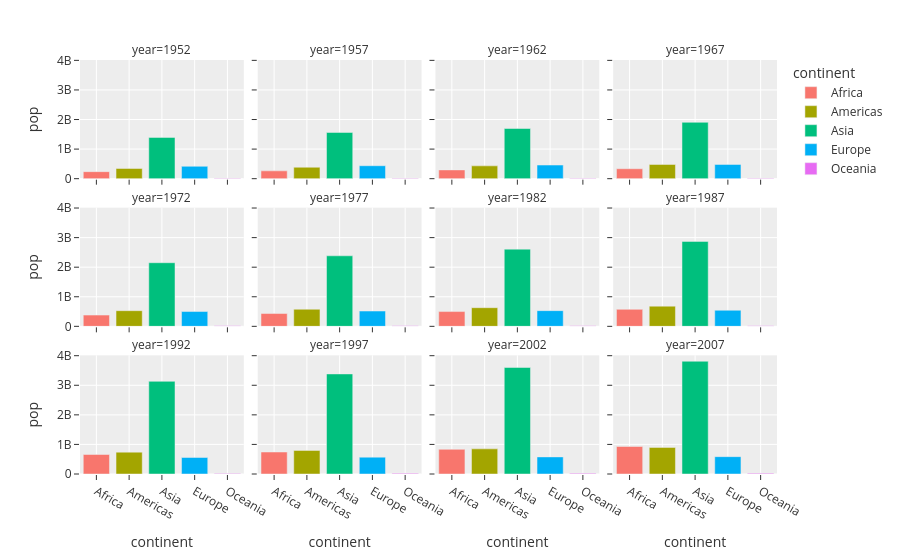

This figure's notebook cell:
### Code cell
fig = px.bar(year_con_df , x = "continent" , y = 'pop' , color = 'continent' , template = 'ggplot2' , facet_col='year' , facet_col_wrap=4)
fig.show()

### Figure 1 — Plotly figure (JSON) as saved in the notebook; plotly's stock layout.template omitted (floating-point values rounded to 4 significant figures)
{"data": [{"hovertemplate": "continent=%{x}<br>year=1952<br>pop=%{y}<extra></extra>", "legendgroup": "Africa", "marker": {"color": "#F8766D", "pattern": {"shape": ""}}, "name": "Africa", "orientation": "v", "showlegend": true, "textposition": "auto", "type": "bar", "x": ["Africa"], "xaxis": "x9", "y": [237640501], "yaxis": "y9"}, {"hovertemplate": "continent=%{x}<br>year=1957<br>pop=%{y}<extra></extra>", "legendgroup": "Africa", "marker": {"color": "#F8766D", "pattern": {"shape": ""}}, "name": "Africa", "orientation": "v", "showlegend": false, "textposition": "auto", "type": "bar", "x": ["Africa"], "xaxis": "x10", "y": [264837738], "yaxis": "y10"}, {"hovertemplate": "continent=%{x}<br>year=1962<br>pop=%{y}<extra></extra>", "legendgroup": "Africa", "marker": {"color": "#F8766D", "pattern": {"shape": ""}}, "name": "Africa", "orientation": "v", "showlegend": false, "textposition": "auto", "type": "bar", "x": ["Africa"], "xaxis": "x11", "y": [296516865], "yaxis": "y11"}, {"hovertemplate": "continent=%{x}<br>year=1967<br>pop=%{y}<extra></extra>", "legendgroup": "Africa", "marker": {"color": "#F8766D", "pattern": {"shape": ""}}, "name": "Africa", "orientation": "v", "showlegend": false, "textposition": "auto", "type": "bar", "x": ["Africa"], "xaxis": "x12", "y": [335289489], "yaxis": "y12"}, {"hovertemplate": "continent=%{x}<br>year=1972<br>pop=%{y}<extra></extra>", "legendgroup": "Africa", "marker": {"color": "#F8766D", "pattern": {"shape": ""}}, "name": "Africa", "orientation": "v", "showlegend": false, "textposition": "auto", "type": "bar", "x": ["Africa"], "xaxis": "x5", "y": [379879541], "yaxis": "y5"}, {"hovertemplate": "continent=%{x}<br>year=1977<br>pop=%{y}<extra></extra>", "legendgroup": "Africa", "marker": {"color": "#F8766D", "pattern": {"shape": ""}}, "name": "Africa", "orientation": "v", "showlegend": false, "textposition": "auto", "type": "bar", "x": ["Africa"], "xaxis": "x6", "y": [433061021], "yaxis": "y6"}, {"hovertemplate": "continent=%{x}<br>year=1982<br>pop=%{y}<extra></extra>", "legendgroup": "Africa", "marker": {"color": "#F8766D", "pattern": {"shape": ""}}, "name": "Africa", "orientation": "v", "showlegend": false, "textposition": "auto", "type": "bar", "x": ["Africa"], "xaxis": "x7", "y": [499348587], "yaxis": "y7"}, {"hovertemplate": "continent=%{x}<br>year=1987<br>pop=%{y}<extra></extra>", "legendgroup": "Africa", "marker": {"color": "#F8766D", "pattern": {"shape": ""}}, "name": "Africa", "orientation": "v", "showlegend": false, "textposition": "auto", "type": "bar", "x": ["Africa"], "xaxis": "x8", "y": [574834110], "yaxis": "y8"}, {"hovertemplate": "continent=%{x}<br>year=1992<br>pop=%{y}<extra></extra>", "legendgroup": "Africa", "marker": {"color": "#F8766D", "pattern": {"shape": ""}}, "name": "Africa", "orientation": "v", "showlegend": false, "textposition": "auto", "type": "bar", "x": ["Africa"], "xaxis": "x", "y": [659081517], "yaxis": "y"}, {"hovertemplate": "continent=%{x}<br>year=1997<br>pop=%{y}<extra></extra>", "legendgroup": "Africa", "marker": {"color": "#F8766D", "pattern": {"shape": ""}}, "name": "Africa", "orientation": "v", "showlegend": false, "textposition": "auto", "type": "bar", "x": ["Africa"], "xaxis": "x2", "y": [743832984], "yaxis": "y2"}, {"hovertemplate": "continent=%{x}<br>year=2002<br>pop=%{y}<extra></extra>", "legendgroup": "Africa", "marker": {"color": "#F8766D", "pattern": {"shape": ""}}, "name": "Africa", "orientation": "v", "showlegend": false, "textposition": "auto", "type": "bar", "x": ["Africa"], "xaxis": "x3", "y": [833723916], "yaxis": "y3"}, {"hovertemplate": "continent=%{x}<br>year=2007<br>pop=%{y}<extra></extra>", "legendgroup": "Africa", "marker": {"color": "#F8766D", "pattern": {"shape": ""}}, "name": "Africa", "orientation": "v", "showlegend": false, "textposition": "auto", "type": "bar", "x": ["Africa"], "xaxis": "x4", "y": [929539692], "yaxis": "y4"}, {"hovertemplate": "continent=%{x}<br>year=1952<br>pop=%{y}<extra></extra>", "legendgroup": "Americas", "marker": {"color": "#A3A500", "pattern": {"shape": ""}}, "name": "Americas", "orientation": "v", "showlegend": true, "textposition": "auto", "type": "bar", "x": ["Americas"], "xaxis": "x9", "y": [345152446], "yaxis": "y9"}, {"hovertemplate": "continent=%{x}<br>year=1957<br>pop=%{y}<extra></extra>", "legendgroup": "Americas", "marker": {"color": "#A3A500", "pattern": {"shape": ""}}, "name": "Americas", "orientation": "v", "showlegend": false, "textposition": "auto", "type": "bar", "x": ["Americas"], "xaxis": "x10", "y": [386953916], "yaxis": "y10"}, {"hovertemplate": "continent=%{x}<br>year=1962<br>pop=%{y}<extra></extra>", "legendgroup": "Americas", "marker": {"color": "#A3A500", "pattern": {"shape": ""}}, "name": "Americas", "orientation": "v", "showlegend": false, "textposition": "auto", "type": "bar", "x": ["Americas"], "xaxis": "x11", "y": [433270254], "yaxis": "y11"}, {"hovertemplate": "continent=%{x}<br>year=1967<br>pop=%{y}<extra></extra>", "legendgroup": "Americas", "marker": {"color": "#A3A500", "pattern": {"shape": ""}}, "name": "Americas", "orientation": "v", "showlegend": false, "textposition": "auto", "type": "bar", "x": ["Americas"], "xaxis": "x12", "y": [480746623], "yaxis": "y12"}, {"hovertemplate": "continent=%{x}<br>year=1972<br>pop=%{y}<extra></extra>", "legendgroup": "Americas", "marker": {"color": "#A3A500", "pattern": {"shape": ""}}, "name": "Americas", "orientation": "v", "showlegend": false, "textposition": "auto", "type": "bar", "x": ["Americas"], "xaxis": "x5", "y": [529384210], "yaxis": "y5"}, {"hovertemplate": "continent=%{x}<br>year=1977<br>pop=%{y}<extra></extra>", "legendgroup": "Americas", "marker": {"color": "#A3A500", "pattern": {"shape": ""}}, "name": "Americas", "orientation": "v", "showlegend": false, "textposition": "auto", "type": "bar", "x": ["Americas"], "xaxis": "x6", "y": [578067699], "yaxis": "y6"}, {"hovertemplate": "continent=%{x}<br>year=1982<br>pop=%{y}<extra></extra>", "legendgroup": "Americas", "marker": {"color": "#A3A500", "pattern": {"shape": ""}}, "name": "Americas", "orientation": "v", "showlegend": false, "textposition": "auto", "type": "bar", "x": ["Americas"], "xaxis": "x7", "y": [630290920], "yaxis": "y7"}, {"hovertemplate": "continent=%{x}<br>year=1987<br>pop=%{y}<extra></extra>", "legendgroup": "Americas", "marker": {"color": "#A3A500", "pattern": {"shape": ""}}, "name": "Americas", "orientation": "v", "showlegend": false, "textposition": "auto", "type": "bar", "x": ["Americas"], "xaxis": "x8", "y": [682753971], "yaxis": "y8"}, {"hovertemplate": "continent=%{x}<br>year=1992<br>pop=%{y}<extra></extra>", "legendgroup": "Americas", "marker": {"color": "#A3A500", "pattern": {"shape": ""}}, "name": "Americas", "orientation": "v", "showlegend": false, "textposition": "auto", "type": "bar", "x": ["Americas"], "xaxis": "x", "y": [739274104], "yaxis": "y"}, {"hovertemplate": "continent=%{x}<br>year=1997<br>pop=%{y}<extra></extra>", "legendgroup": "Americas", "marker": {"color": "#A3A500", "pattern": {"shape": ""}}, "name": "Americas", "orientation": "v", "showlegend": false, "textposition": "auto", "type": "bar", "x": ["Americas"], "xaxis": "x2", "y": [796900410], "yaxis": "y2"}, {"hovertemplate": "continent=%{x}<br>year=2002<br>pop=%{y}<extra></extra>", "legendgroup": "Americas", "marker": {"color": "#A3A500", "pattern": {"shape": ""}}, "name": "Americas", "orientation": "v", "showlegend": false, "textposition": "auto", "type": "bar", "x": ["Americas"], "xaxis": "x3", "y": [849772762], "yaxis": "y3"}, {"hovertemplate": "continent=%{x}<br>year=2007<br>pop=%{y}<extra></extra>", "legendgroup": "Americas", "marker": {"color": "#A3A500", "pattern": {"shape": ""}}, "name": "Americas", "orientation": "v", "showlegend": false, "textposition": "auto", "type": "bar", "x": ["Americas"], "xaxis": "x4", "y": [898871184], "yaxis": "y4"}, {"hovertemplate": "continent=%{x}<br>year=1952<br>pop=%{y}<extra></extra>", "legendgroup": "Asia", "marker": {"color": "#00BF7D", "pattern": {"shape": ""}}, "name": "Asia", "orientation": "v", "showlegend": true, "textposition": "auto", "type": "bar", "x": ["Asia"], "xaxis": "x9", "y": [1395357351], "yaxis": "y9"}, {"hovertemplate": "continent=%{x}<br>year=1957<br>pop=%{y}<extra></extra>", "legendgroup": "Asia", "marker": {"color": "#00BF7D", "pattern": {"shape": ""}}, "name": "Asia", "orientation": "v", "showlegend": false, "textposition": "auto", "type": "bar", "x": ["Asia"], "xaxis": "x10", "y": [1562780599], "yaxis": "y10"}, {"hovertemplate": "continent=%{x}<br>year=1962<br>pop=%{y}<extra></extra>", "legendgroup": "Asia", "marker": {"color": "#00BF7D", "pattern": {"shape": ""}}, "name": "Asia", "orientation": "v", "showlegend": false, "textposition": "auto", "type": "bar", "x": ["Asia"], "xaxis": "x11", "y": [1696357182], "yaxis": "y11"}, {"hovertemplate": "continent=%{x}<br>year=1967<br>pop=%{y}<extra></extra>", "legendgroup": "Asia", "marker": {"color": "#00BF7D", "pattern": {"shape": ""}}, "name": "Asia", "orientation": "v", "showlegend": false, "textposition": "auto", "type": "bar", "x": ["Asia"], "xaxis": "x12", "y": [1905662900], "yaxis": "y12"}, {"hovertemplate": "continent=%{x}<br>year=1972<br>pop=%{y}<extra></extra>", "legendgroup": "Asia", "marker": {"color": "#00BF7D", "pattern": {"shape": ""}}, "name": "Asia", "orientation": "v", "showlegend": false, "textposition": "auto", "type": "bar", "x": ["Asia"], "xaxis": "x5", "y": [2150972248], "yaxis": "y5"}, {"hovertemplate": "continent=%{x}<br>year=1977<br>pop=%{y}<extra></extra>", "legendgroup": "Asia", "marker": {"color": "#00BF7D", "pattern": {"shape": ""}}, "name": "Asia", "orientation": "v", "showlegend": false, "textposition": "auto", "type": "bar", "x": ["Asia"], "xaxis": "x6", "y": [2384513556], "yaxis": "y6"}, {"hovertemplate": "continent=%{x}<br>year=1982<br>pop=%{y}<extra></extra>", "legendgroup": "Asia", "marker": {"color": "#00BF7D", "pattern": {"shape": ""}}, "name": "Asia", "orientation": "v", "showlegend": false, "textposition": "auto", "type": "bar", "x": ["Asia"], "xaxis": "x7", "y": [2610135582], "yaxis": "y7"}, {"hovertemplate": "continent=%{x}<br>year=1987<br>pop=%{y}<extra></extra>", "legendgroup": "Asia", "marker": {"color": "#00BF7D", "pattern": {"shape": ""}}, "name": "Asia", "orientation": "v", "showlegend": false, "textposition": "auto", "type": "bar", "x": ["Asia"], "xaxis": "x8", "y": [2871220762], "yaxis": "y8"}, {"hovertemplate": "continent=%{x}<br>year=1992<br>pop=%{y}<extra></extra>", "legendgroup": "Asia", "marker": {"color": "#00BF7D", "pattern": {"shape": ""}}, "name": "Asia", "orientation": "v", "showlegend": false, "textposition": "auto", "type": "bar", "x": ["Asia"], "xaxis": "x", "y": [3133292191], "yaxis": "y"}, {"hovertemplate": "continent=%{x}<br>year=1997<br>pop=%{y}<extra></extra>", "legendgroup": "Asia", "marker": {"color": "#00BF7D", "pattern": {"shape": ""}}, "name": "Asia", "orientation": "v", "showlegend": false, "textposition": "auto", "type": "bar", "x": ["Asia"], "xaxis": "x2", "y": [3383285500], "yaxis": "y2"}, {"hovertemplate": "continent=%{x}<br>year=2002<br>pop=%{y}<extra></extra>", "legendgroup": "Asia", "marker": {"color": "#00BF7D", "pattern": {"shape": ""}}, "name": "Asia", "orientation": "v", "showlegend": false, "textposition": "auto", "type": "bar", "x": ["Asia"], "xaxis": "x3", "y": [3601802203], "yaxis": "y3"}, {"hovertemplate": "continent=%{x}<br>year=2007<br>pop=%{y}<extra></extra>", "legendgroup": "Asia", "marker": {"color": "#00BF7D", "pattern": {"shape": ""}}, "name": "Asia", "orientation": "v", "showlegend": false, "textposition": "auto", "type": "bar", "x": ["Asia"], "xaxis": "x4", "y": [3811953827], "yaxis": "y4"}, {"hovertemplate": "continent=%{x}<br>year=1952<br>pop=%{y}<extra></extra>", "legendgroup": "Europe", "marker": {"color": "#00B0F6", "pattern": {"shape": ""}}, "name": "Europe", "orientation": "v", "showlegend": true, "textposition": "auto", "type": "bar", "x": ["Europe"], "xaxis": "x9", "y": [418120846], "yaxis": "y9"}, {"hovertemplate": "continent=%{x}<br>year=1957<br>pop=%{y}<extra></extra>", "legendgroup": "Europe", "marker": {"color": "#00B0F6", "pattern": {"shape": ""}}, "name": "Europe", "orientation": "v", "showlegend": false, "textposition": "auto", "type": "bar", "x": ["Europe"], "xaxis": "x10", "y": [437890351], "yaxis": "y10"}, {"hovertemplate": "continent=%{x}<br>year=1962<br>pop=%{y}<extra></extra>", "legendgroup": "Europe", "marker": {"color": "#00B0F6", "pattern": {"shape": ""}}, "name": "Europe", "orientation": "v", "showlegend": false, "textposition": "auto", "type": "bar", "x": ["Europe"], "xaxis": "x11", "y": [460355155], "yaxis": "y11"}, {"hovertemplate": "continent=%{x}<br>year=1967<br>pop=%{y}<extra></extra>", "legendgroup": "Europe", "marker": {"color": "#00B0F6", "pattern": {"shape": ""}}, "name": "Europe", "orientation": "v", "showlegend": false, "textposition": "auto", "type": "bar", "x": ["Europe"], "xaxis": "x12", "y": [481178958], "yaxis": "y12"}, {"hovertemplate": "continent=%{x}<br>year=1972<br>pop=%{y}<extra></extra>", "legendgroup": "Europe", "marker": {"color": "#00B0F6", "pattern": {"shape": ""}}, "name": "Europe", "orientation": "v", "showlegend": false, "textposition": "auto", "type": "bar", "x": ["Europe"], "xaxis": "x5", "y": [500635059], "yaxis": "y5"}, {"hovertemplate": "continent=%{x}<br>year=1977<br>pop=%{y}<extra></extra>", "legendgroup": "Europe", "marker": {"color": "#00B0F6", "pattern": {"shape": ""}}, "name": "Europe", "orientation": "v", "showlegend": false, "textposition": "auto", "type": "bar", "x": ["Europe"], "xaxis": "x6", "y": [517164531], "yaxis": "y6"}, {"hovertemplate": "continent=%{x}<br>year=1982<br>pop=%{y}<extra></extra>", "legendgroup": "Europe", "marker": {"color": "#00B0F6", "pattern": {"shape": ""}}, "name": "Europe", "orientation": "v", "showlegend": false, "textposition": "auto", "type": "bar", "x": ["Europe"], "xaxis": "x7", "y": [531266901], "yaxis": "y7"}, {"hovertemplate": "continent=%{x}<br>year=1987<br>pop=%{y}<extra></extra>", "legendgroup": "Europe", "marker": {"color": "#00B0F6", "pattern": {"shape": ""}}, "name": "Europe", "orientation": "v", "showlegend": false, "textposition": "auto", "type": "bar", "x": ["Europe"], "xaxis": "x8", "y": [543094160], "yaxis": "y8"}, {"hovertemplate": "continent=%{x}<br>year=1992<br>pop=%{y}<extra></extra>", "legendgroup": "Europe", "marker": {"color": "#00B0F6", "pattern": {"shape": ""}}, "name": "Europe", "orientation": "v", "showlegend": false, "textposition": "auto", "type": "bar", "x": ["Europe"], "xaxis": "x", "y": [558142797], "yaxis": "y"}, {"hovertemplate": "continent=%{x}<br>year=1997<br>pop=%{y}<extra></extra>", "legendgroup": "Europe", "marker": {"color": "#00B0F6", "pattern": {"shape": ""}}, "name": "Europe", "orientation": "v", "showlegend": false, "textposition": "auto", "type": "bar", "x": ["Europe"], "xaxis": "x2", "y": [568944148], "yaxis": "y2"}, {"hovertemplate": "continent=%{x}<br>year=2002<br>pop=%{y}<extra></extra>", "legendgroup": "Europe", "marker": {"color": "#00B0F6", "pattern": {"shape": ""}}, "name": "Europe", "orientation": "v", "showlegend": false, "textposition": "auto", "type": "bar", "x": ["Europe"], "xaxis": "x3", "y": [578223869], "yaxis": "y3"}, {"hovertemplate": "continent=%{x}<br>year=2007<br>pop=%{y}<extra></extra>", "legendgroup": "Europe", "marker": {"color": "#00B0F6", "pattern": {"shape": ""}}, "name": "Europe", "orientation": "v", "showlegend": false, "textposition": "auto", "type": "bar", "x": ["Europe"], "xaxis": "x4", "y": [586098529], "yaxis": "y4"}, {"hovertemplate": "continent=%{x}<br>year=1952<br>pop=%{y}<extra></extra>", "legendgroup": "Oceania", "marker": {"color": "#E76BF3", "pattern": {"shape": ""}}, "name": "Oceania", "orientation": "v", "showlegend": true, "textposition": "auto", "type": "bar", "x": ["Oceania"], "xaxis": "x9", "y": [10686006], "yaxis": "y9"}, {"hovertemplate": "continent=%{x}<br>year=1957<br>pop=%{y}<extra></extra>", "legendgroup": "Oceania", "marker": {"color": "#E76BF3", "pattern": {"shape": ""}}, "name": "Oceania", "orientation": "v", "showlegend": false, "textposition": "auto", "type": "bar", "x": ["Oceania"], "xaxis": "x10", "y": [11941976], "yaxis": "y10"}, {"hovertemplate": "continent=%{x}<br>year=1962<br>pop=%{y}<extra></extra>", "legendgroup": "Oceania", "marker": {"color": "#E76BF3", "pattern": {"shape": ""}}, "name": "Oceania", "orientation": "v", "showlegend": false, "textposition": "auto", "type": "bar", "x": ["Oceania"], "xaxis": "x11", "y": [13283518], "yaxis": "y11"}, {"hovertemplate": "continent=%{x}<br>year=1967<br>pop=%{y}<extra></extra>", "legendgroup": "Oceania", "marker": {"color": "#E76BF3", "pattern": {"shape": ""}}, "name": "Oceania", "orientation": "v", "showlegend": false, "textposition": "auto", "type": "bar", "x": ["Oceania"], "xaxis": "x12", "y": [14600414], "yaxis": "y12"}, {"hovertemplate": "continent=%{x}<br>year=1972<br>pop=%{y}<extra></extra>", "legendgroup": "Oceania", "marker": {"color": "#E76BF3", "pattern": {"shape": ""}}, "name": "Oceania", "orientation": "v", "showlegend": false, "textposition": "auto", "type": "bar", "x": ["Oceania"], "xaxis": "x5", "y": [16106100], "yaxis": "y5"}, {"hovertemplate": "continent=%{x}<br>year=1977<br>pop=%{y}<extra></extra>", "legendgroup": "Oceania", "marker": {"color": "#E76BF3", "pattern": {"shape": ""}}, "name": "Oceania", "orientation": "v", "showlegend": false, "textposition": "auto", "type": "bar", "x": ["Oceania"], "xaxis": "x6", "y": [17239000], "yaxis": "y6"}, {"hovertemplate": "continent=%{x}<br>year=1982<br>pop=%{y}<extra></extra>", "legendgroup": "Oceania", "marker": {"color": "#E76BF3", "pattern": {"shape": ""}}, "name": "Oceania", "orientation": "v", "showlegend": false, "textposition": "auto", "type": "bar", "x": ["Oceania"], "xaxis": "x7", "y": [18394850], "yaxis": "y7"}, {"hovertemplate": "continent=%{x}<br>year=1987<br>pop=%{y}<extra></extra>", "legendgroup": "Oceania", "marker": {"color": "#E76BF3", "pattern": {"shape": ""}}, "name": "Oceania", "orientation": "v", "showlegend": false, "textposition": "auto", "type": "bar", "x": ["Oceania"], "xaxis": "x8", "y": [19574415], "yaxis": "y8"}, {"hovertemplate": "continent=%{x}<br>year=1992<br>pop=%{y}<extra></extra>", "legendgroup": "Oceania", "marker": {"color": "#E76BF3", "pattern": {"shape": ""}}, "name": "Oceania", "orientation": "v", "showlegend": false, "textposition": "auto", "type": "bar", "x": ["Oceania"], "xaxis": "x", "y": [20919651], "yaxis": "y"}, {"hovertemplate": "continent=%{x}<br>year=1997<br>pop=%{y}<extra></extra>", "legendgroup": "Oceania", "marker": {"color": "#E76BF3", "pattern": {"shape": ""}}, "name": "Oceania", "orientation": "v", "showlegend": false, "textposition": "auto", "type": "bar", "x": ["Oceania"], "xaxis": "x2", "y": [22241430], "yaxis": "y2"}, {"hovertemplate": "continent=%{x}<br>year=2002<br>pop=%{y}<extra></extra>", "legendgroup": "Oceania", "marker": {"color": "#E76BF3", "pattern": {"shape": ""}}, "name": "Oceania", "orientation": "v", "showlegend": false, "textposition": "auto", "type": "bar", "x": ["Oceania"], "xaxis": "x3", "y": [23454829], "yaxis": "y3"}, {"hovertemplate": "continent=%{x}<br>year=2007<br>pop=%{y}<extra></extra>", "legendgroup": "Oceania", "marker": {"color": "#E76BF3", "pattern": {"shape": ""}}, "name": "Oceania", "orientation": "v", "showlegend": false, "textposition": "auto", "type": "bar", "x": ["Oceania"], "xaxis": "x4", "y": [24549947], "yaxis": "y4"}], "layout": {"annotations": [{"font": {}, "showarrow": false, "text": "year=1992", "x": 0.1175, "xanchor": "center", "xref": "paper", "y": 0.2867, "yanchor": "bottom", "yref": "paper"}, {"font": {}, "showarrow": false, "text": "year=1997", "x": 0.3725, "xanchor": "center", "xref": "paper", "y": 0.2867, "yanchor": "bottom", "yref": "paper"}, {"font": {}, "showarrow": false, "text": "year=2002", "x": 0.6275, "xanchor": "center", "xref": "paper", "y": 0.2867, "yanchor": "bottom", "yref": "paper"}, {"font": {}, "showarrow": false, "text": "year=2007", "x": 0.8825, "xanchor": "center", "xref": "paper", "y": 0.2867, "yanchor": "bottom", "yref": "paper"}, {"font": {}, "showarrow": false, "text": "year=1972", "x": 0.1175, "xanchor": "center", "xref": "paper", "y": 0.6433, "yanchor": "bottom", "yref": "paper"}, {"font": {}, "showarrow": false, "text": "year=1977", "x": 0.3725, "xanchor": "center", "xref": "paper", "y": 0.6433, "yanchor": "bottom", "yref": "paper"}, {"font": {}, "showarrow": false, "text": "year=1982", "x": 0.6275, "xanchor": "center", "xref": "paper", "y": 0.6433, "yanchor": "bottom", "yref": "paper"}, {"font": {}, "showarrow": false, "text": "year=1987", "x": 0.8825, "xanchor": "center", "xref": "paper", "y": 0.6433, "yanchor": "bottom", "yref": "paper"}, {"font": {}, "showarrow": false, "text": "year=1952", "x": 0.1175, "xanchor": "center", "xref": "paper", "y": 1.0, "yanchor": "bottom", "yref": "paper"}, {"font": {}, "showarrow": false, "text": "year=1957", "x": 0.3725, "xanchor": "center", "xref": "paper", "y": 1.0, "yanchor": "bottom", "yref": "paper"}, {"font": {}, "showarrow": false, "text": "year=1962", "x": 0.6275, "xanchor": "center", "xref": "paper", "y": 1.0, "yanchor": "bottom", "yref": "paper"}, {"font": {}, "showarrow": false, "text": "year=1967", "x": 0.8825, "xanchor": "center", "xref": "paper", "y": 1.0, "yanchor": "bottom", "yref": "paper"}], "barmode": "relative", "legend": {"title": {"text": "continent"}, "tracegroupgap": 0}, "margin": {"t": 60}, "xaxis": {"anchor": "y", "categoryarray": ["Africa", "Americas", "Asia", "Europe", "Oceania"], "categoryorder": "array", "domain": [0, 0.235], "title": {"text": "continent"}}, "xaxis10": {"anchor": "y10", "domain": [0.255, 0.49], "matches": "x", "showticklabels": false}, "xaxis11": {"anchor": "y11", "domain": [0.51, 0.745], "matches": "x", "showticklabels": false}, "xaxis12": {"anchor": "y12", "domain": [0.765, 1.0], "matches": "x", "showticklabels": false}, "xaxis2": {"anchor": "y2", "categoryarray": ["Africa", "Americas", "Asia", "Europe", "Oceania"], "categoryorder": "array", "domain": [0.255, 0.49], "matches": "x", "title": {"text": "continent"}}, "xaxis3": {"anchor": "y3", "categoryarray": ["Africa", "Americas", "Asia", "Europe", "Oceania"], "categoryorder": "array", "domain": [0.51, 0.745], "matches": "x", "title": {"text": "continent"}}, "xaxis4": {"anchor": "y4", "categoryarray": ["Africa", "Americas", "Asia", "Europe", "Oceania"], "categoryorder": "array", "domain": [0.765, 1.0], "matches": "x", "title": {"text": "continent"}}, "xaxis5": {"anchor": "y5", "domain": [0, 0.235], "matches": "x", "showticklabels": false}, "xaxis6": {"anchor": "y6", "domain": [0.255, 0.49], "matches": "x", "showticklabels": false}, "xaxis7": {"anchor": "y7", "domain": [0.51, 0.745], "matches": "x", "showticklabels": false}, "xaxis8": {"anchor": "y8", "domain": [0.765, 1.0], "matches": "x", "showticklabels": false}, "xaxis9": {"anchor": "y9", "domain": [0, 0.235], "matches": "x", "showticklabels": false}, "yaxis": {"anchor": "x", "domain": [0, 0.2867], "title": {"text": "pop"}}, "yaxis10": {"anchor": "x10", "domain": [0.7133, 1.0], "matches": "y", "showticklabels": false}, "yaxis11": {"anchor": "x11", "domain": [0.7133, 1.0], "matches": "y", "showticklabels": false}, "yaxis12": {"anchor": "x12", "domain": [0.7133, 1.0], "matches": "y", "showticklabels": false}, "yaxis2": {"anchor": "x2", "domain": [0, 0.2867], "matches": "y", "showticklabels": false}, "yaxis3": {"anchor": "x3", "domain": [0, 0.2867], "matches": "y", "showticklabels": false}, "yaxis4": {"anchor": "x4", "domain": [0, 0.2867], "matches": "y", "showticklabels": false}, "yaxis5": {"anchor": "x5", "domain": [0.3567, 0.6433], "matches": "y", "title": {"text": "pop"}}, "yaxis6": {"anchor": "x6", "domain": [0.3567, 0.6433], "matches": "y", "showticklabels": false}, "yaxis7": {"anchor": "x7", "domain": [0.3567, 0.6433], "matches": "y", "showticklabels": false}, "yaxis8": {"anchor": "x8", "domain": [0.3567, 0.6433], "matches": "y", "showticklabels": false}, "yaxis9": {"anchor": "x9", "domain": [0.7133, 1.0], "matches": "y", "title": {"text": "pop"}}}}
